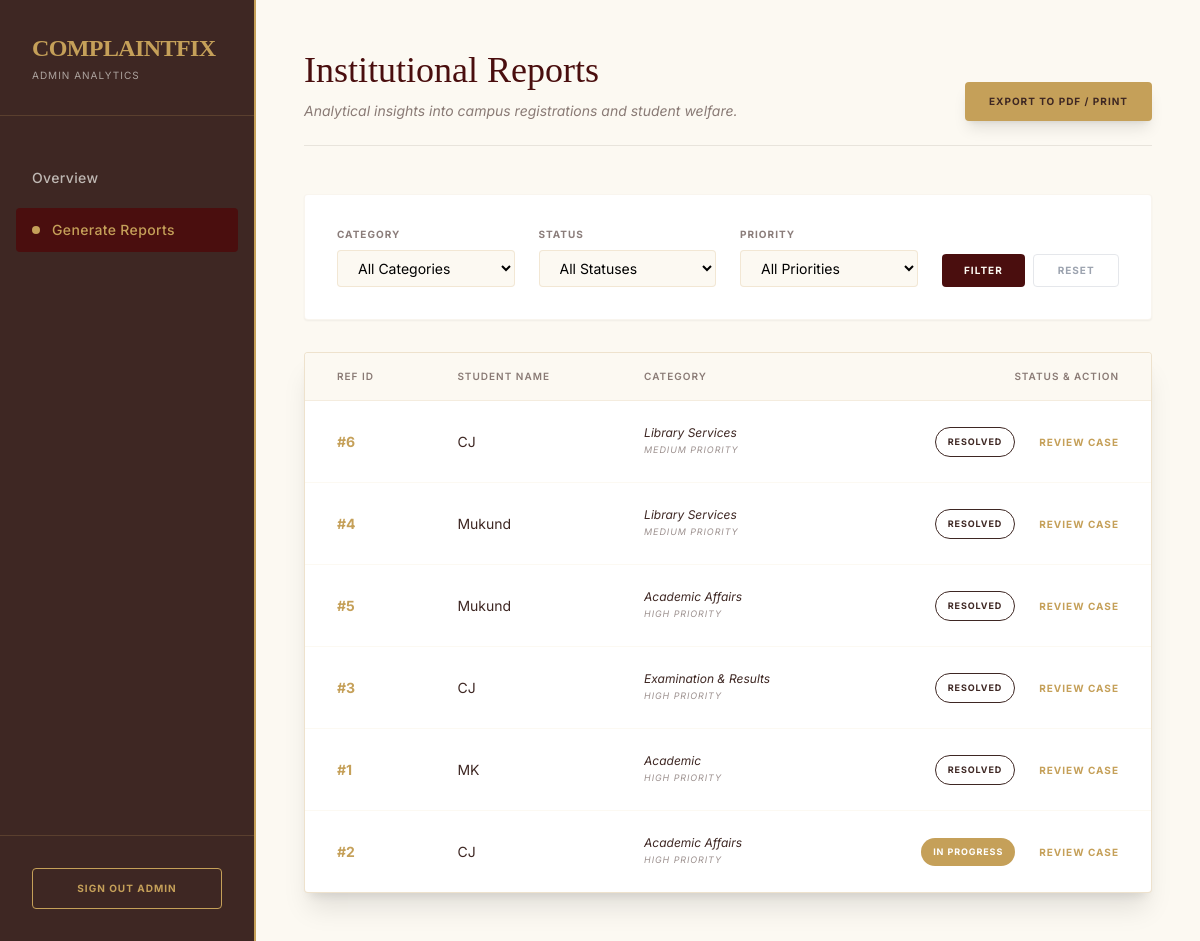
Page /admin_reports.php (signed in) on the committed database.
### tables this page shows
CREATE TABLE `complaints` (
  `complaint_id` int(11) NOT NULL,
  `user_id` int(11) DEFAULT NULL,
  `category` varchar(100) NOT NULL,
  `subject` varchar(150) DEFAULT NULL,
  `description` text NOT NULL,
  `location` varchar(100) DEFAULT NULL,
  `priority` enum('Low','Medium','High') DEFAULT 'Medium',
  `status` enum('Pending','In Progress','Resolved') DEFAULT 'Pending',
  `created_at` date NOT NULL,
  `conclusion` text DEFAULT NULL
);

CREATE TABLE `users` (
  `user_id` int(11) NOT NULL,
  `name` varchar(100) NOT NULL,
  `email` varchar(100) NOT NULL,
  `password` varchar(255) NOT NULL,
  `student_id` varchar(20) DEFAULT NULL,
  `phone_no` varchar(15) DEFAULT NULL,
  `department` varchar(100) DEFAULT NULL,
  `academic_year` varchar(20) DEFAULT NULL,
  `created_at` datetime DEFAULT current_timestamp(),
  `role` varchar(20) DEFAULT 'student'
);

### admin_reports.php (the view, shortened to what this page needs)
<?php
include 'db.php';
$query = "SELECT c.*, u.name as student_name FROM complaints c
          JOIN users u ON c.user_id = u.user_id WHERE 1=1";
$query .= " ORDER BY c.created_at DESC";
$report_result = $conn->query($query);
?>
<!DOCTYPE html>
<html lang="en">
<head>
    <script src="https://cdn.tailwindcss.com"></script>
</head>
<body class="flex min-h-screen">
    <aside class="w-64 sidebar text-[#F5F5F0] fixed h-full flex flex-col print:hidden">
        <div class="p-8 border-b border-[#C5A059]/20">
            <h1 class="text-2xl font-serif text-[#C5A059] font-bold uppercase tracking-tight">ComplaintFix</h1>
            <p class="text-[10px] uppercase tracking-widest opacity-60 mt-1">Admin Analytics</p>
        </div>
        <nav class="flex-1 py-10 px-4 space-y-2">
            <a href="admin_dashboard.php" class="flex items-center gap-3 px-4 py-3 rounded text-[#F5F5F0] opacity-70 hover:opacity-100 transition-all">
                <span class="text-sm font-medium tracking-wide">Overview</span>
            </a>
            <a href="admin_reports.php" class="flex items-center gap-3 px-4 py-3 rounded nav-active">
                <div class="w-2 h-2 rounded-full bg-[#C5A059]"></div>
                <span class="text-sm font-medium tracking-wide">Generate Reports</span>
            </a>
        </nav>
        <div class="p-8 border-t border-[#C5A059]/20">
            <a href="logout.php" class="block w-full text-center py-3 border border-[#C5A059] text-[#C5A059] text-[10px] font-bold uppercase tracking-widest hover:bg-[#C5A059] hover:text-[#3E2723] transition-all rounded">
                Sign Out Admin
            </a>
        </div>
    </aside>
    <main class="ml-64 flex-1 p-12">
        <header class="flex justify-between items-end mb-12 border-b pb-6 border-[#3E2723]/10 print:hidden">
            <div>
                <h2 class="text-4xl font-serif text-[#4A0E0E] leading-tight">Institutional Reports</h2>
                <p class="text-[#3E2723] opacity-60 text-sm italic mt-2">Analytical insights into campus registrations and student welfare.</p>
            </div>
            <button onclick="window.print()" class="print-btn px-6 py-3 bg-[#C5A059] text-[#3E2723] text-[10px] font-bold uppercase tracking-widest rounded shadow-lg hover:bg-opacity-90 transition-all">
                Export to PDF / Print
            </button>
        </header>
        <section class="filter-section bg-white p-8 rounded shadow-sm border border-[#C5A059]/10 mb-8 print:hidden">
            <form action="admin_reports.php" method="GET" class="grid grid-cols-1 md:grid-cols-4 gap-6 items-end">
                <div>
                    <label class="block text-[10px] uppercase tracking-widest font-bold text-[#3E2723] opacity-60 mb-2">Category</label>
                    <select name="category" class="w-full px-4 py-2 bg-[#FCF9F2] border border-[#C5A059]/20 rounded text-sm outline-none">
                        <option value="">All Categories</option>
                    </select>
                </div>
                <div>
                    <label class="block text-[10px] uppercase tracking-widest font-bold text-[#3E2723] opacity-60 mb-2">Status</label>
                    <select name="status" class="w-full px-4 py-2 bg-[#FCF9F2] border border-[#C5A059]/20 rounded text-sm outline-none">
                        <option value="">All Statuses</option>
                    </select>
                </div>
                <div>
                    <label class="block text-[10px] uppercase tracking-widest font-bold text-[#3E2723] opacity-60 mb-2">Priority</label>
                    <select name="priority" class="w-full px-4 py-2 bg-[#FCF9F2] border border-[#C5A059]/20 rounded text-sm outline-none">
                        <option value="">All Priorities</option>
                    </select>
                </div>
                <div class="flex gap-2">
                    <button type="submit" class="flex-1 bg-[#4A0E0E] text-[#FCF9F2] py-2 rounded text-[10px] font-bold uppercase tracking-widest hover:bg-opacity-95 transition-all">Filter</button>
                    <a href="admin_reports.php" class="flex-1 text-center border border-gray-200 text-gray-400 py-2 rounded text-[10px] font-bold uppercase tracking-widest hover:bg-gray-50 transition-all">Reset</a>
                </div>
            </form>
        </section>
        <section class="report-card bg-white border border-[#C5A059]/30 rounded overflow-hidden shadow-xl">
            <table class="w-full text-left border-collapse">
                <thead class="bg-[#FCF9F2] border-b border-[#C5A059]/20">
                    <tr class="text-[10px] uppercase tracking-widest text-[#3E2723] opacity-60">
                        <th class="px-8 py-4 font-semibold">Ref ID</th>
                        <th class="px-8 py-4 font-semibold">Student Name</th>
                        <th class="px-8 py-4 font-semibold">Category</th>
                        <th class="px-8 py-4 font-semibold text-right">Status & Action</th>
                    </tr>
                </thead>
                <tbody class="divide-y divide-[#FCF9F2] text-sm text-[#3E2723]">
                    <?php if ($report_result->num_rows > 0):
                        while($row = $report_result->fetch_assoc()): ?>
                            <tr class="hover:bg-[#C5A059]/5 transition-colors">
                                <td class="px-8 py-6 font-bold text-[#C5A059]">#<?php echo $row['complaint_id']; ?></td>
                                <td class="px-8 py-6"><?php echo htmlspecialchars($row['student_name']); ?></td>
                                <td class="px-8 py-6 text-xs italic">
                                    <span class="block"><?php echo $row['category']; ?></span>
                                    <span class="text-[9px] uppercase tracking-widest opacity-50"><?php echo $row['priority']; ?> Priority</span>
                                </td>
                                <td class="px-8 py-6 text-right">
                                    <div class="flex items-center justify-end gap-6">
                                        <span class="px-3 py-1 rounded-full text-[9px] font-bold uppercase tracking-widest
                                            <?php
                                                if($row['status'] === 'Pending') echo 'bg-[#4A0E0E] text-white';
                                                elseif($row['status'] === 'In Progress') echo 'bg-[#C5A059] text-white';
                                                elseif($row['status'] === 'Resolved') echo 'border border-[#3E2723] text-[#3E2723]';
                                            ?>">
                                            <?php echo $row['status']; ?>
                                        </span>
                                        <a href="admin_view_complaint.php?id=<?php echo $row['complaint_id']; ?>" class="action-link text-[10px] font-bold uppercase tracking-widest text-[#C5A059] hover:underline">
                                            Review Case
                                        </a>
                                    </div>
                                </td>
                            </tr>
                        <?php endwhile;
                    else: ?>
                        <tr>
                            <td colspan="4" class="px-8 py-20 text-center text-gray-300 italic font-serif">No records found matching these institutional filters.</td>
                        </tr>
                    <?php endif; ?>
                </tbody>
            </table>
        </section>
    </main>
</body>
</html>

### admin_reports.php (style rules this page uses)
body { font-family: 'Inter', sans-serif; background-color: #FCF9F2; }
.font-serif { font-family: 'Georgia', serif; }
.sidebar { background-color: #3E2723; border-right: 2px solid #C5A059; }
.nav-active { background-color: #4A0E0E; color: #C5A059; }

### rows in the picture
complaints: complaint_id "6", user.name "CJ", category "Library Services", priority "MEDIUM", status "RESOLVED"
complaints: complaint_id "4", user.name "Mukund", category "Library Services", priority "MEDIUM", status "RESOLVED"
complaints: complaint_id "5", user.name "Mukund", category "Academic Affairs", priority "HIGH", status "RESOLVED"
complaints: complaint_id "3", user.name "CJ", category "Examination & Results", priority "HIGH", status "RESOLVED"
complaints: complaint_id "1", user.name "MK", category "Academic", priority "HIGH", status "RESOLVED"
complaints: complaint_id "2", user.name "CJ", category "Academic Affairs", priority "HIGH", status "IN PROGRESS"
